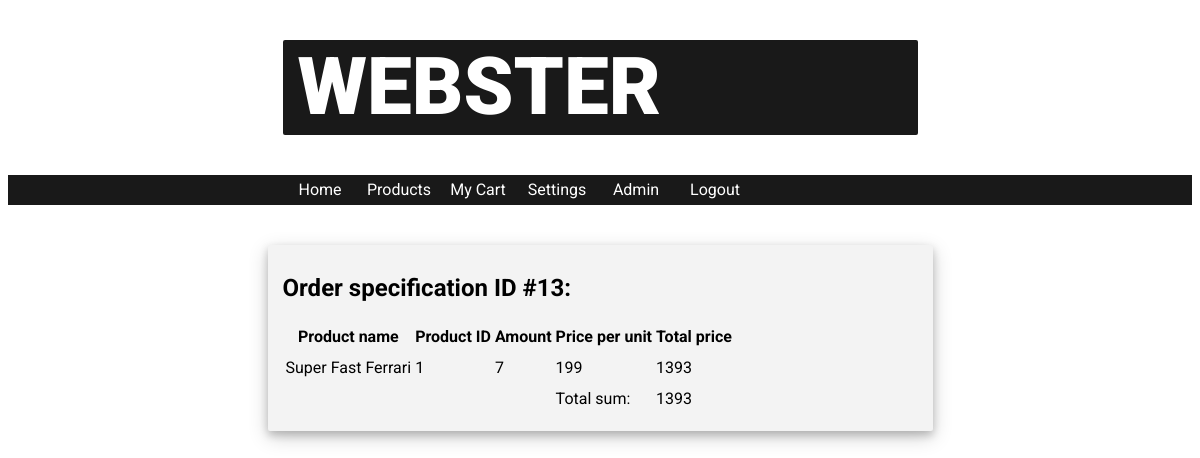
The page /website/order.php?id=13 (signed in) on the database its author committed.
### tables this page shows
CREATE TABLE IF NOT EXISTS `order_specifics` (
  `amount` int(255) NOT NULL,
  `order_id` int(255) NOT NULL,
  `product_id` int(255) NOT NULL,
  `price` int(11) DEFAULT NULL,
  PRIMARY KEY (`order_id`,`product_id`),
  KEY `order_specifics_fk_2` (`product_id`)
);

CREATE TABLE IF NOT EXISTS `products` (
  `stock` int(255) NOT NULL,
  `price` decimal(65,0) NOT NULL,
  `product_id` int(255) NOT NULL AUTO_INCREMENT,
  `name` varchar(100) NOT NULL,
  `description` varchar(10000) DEFAULT NULL,
  `picture` varchar(1000) DEFAULT NULL,
  PRIMARY KEY (`product_id`)
);

### website/order.php (the view, shortened to what this page needs)
<?php
    include 'header.php';
    $orderId = $_GET["id"];
?>
<div class="body_wrap" id="account">
    <h2>Order specification ID #<?php echo $orderId; ?>:</h2>
    <?php
    try{
        $stmt = $pdo->prepare("SELECT * FROM order_specifics WHERE order_id = ?");
        $stmt->execute([$orderId]);
        if($stmt->rowCount()) {
            ?>
            <table border = "0">
            <tr>
            <th>Product name</th>
            <th>Product ID</th>
            <th>Amount</th>
            <th>Price per unit</th>
            <th>Total price</th>
            </tr>
            <?php
            $result = $stmt->fetchAll();
            $sum = 0;
            foreach($result as $row) {
                $prodId = $row["product_id"];
                $prodAmount = $row["amount"];
                $prodQuery = $pdo->prepare("SELECT * FROM products WHERE product_id = ?");
                $prodQuery->execute([$prodId]);
                $product = $prodQuery->fetch();
                $sum = $sum + $prodAmount*$row["price"];
                ?>
                <tr>
                <td><?php echo $product["name"];?></td>
                <td><?php echo $prodId;?></td>
                <td><?php echo $row["amount"];?></td>
                <td><?php echo $row["price"];?></td>
                <td><?php echo $prodAmount*$row["price"];?></td>
                </tr>
                <?php
            } ?>
            <td></td>
            <td></td>
            <td></td>
            <td>Total sum:</td>
            <td><?php echo $sum;?></td>
            </table>
            <?php
        }
    } catch (PDOException $e) {
        echo "Error: " . $e->getMessage();
    }
    ?>
</div>

### website/css/design.css (style rules this page uses)
.body_wrap { font-family:'Roboto', sans-serif; }
#account { box-shadow: 0 4px 8px 0 rgba(0, 0, 0, 0.2), 0 6px 20px 0 rgba(0, 0, 0, 0.19); background: #F3F3F3; border-radius:2px; padding:15px; padding-top:10px; line-height:20pt; }
.body_wrap { width:750px; height:1000px; }

### website/css/read_article_design.css (style rules this page uses)
.body_wrap { position:relative; margin-left:auto; margin-right:auto; width: 635px; height:auto; margin-top:40px; }

### rows shown on the page
order_specifics: product.name "Super Fast Ferrari", product "1", amount "7", price "199", $prodAmount*$row["price"] "1393"

### other values the page prints
$orderId "13"
$sum "1393"
